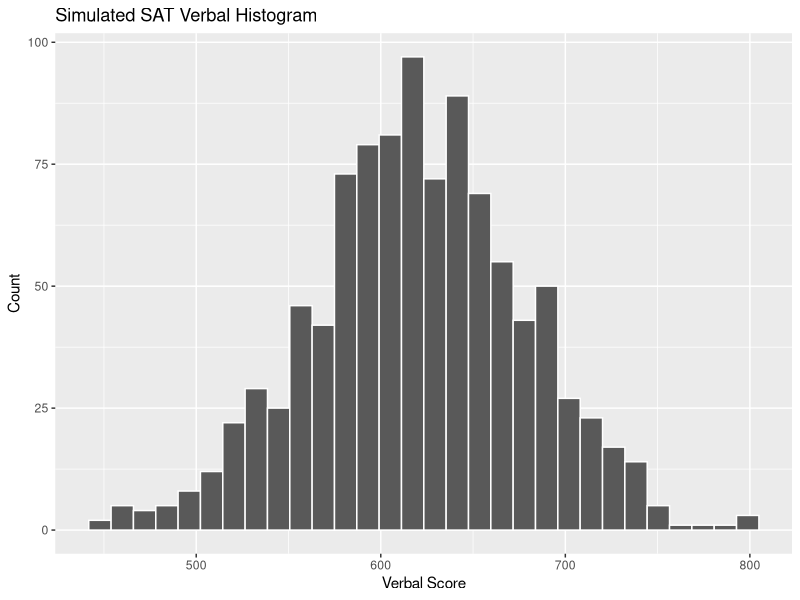
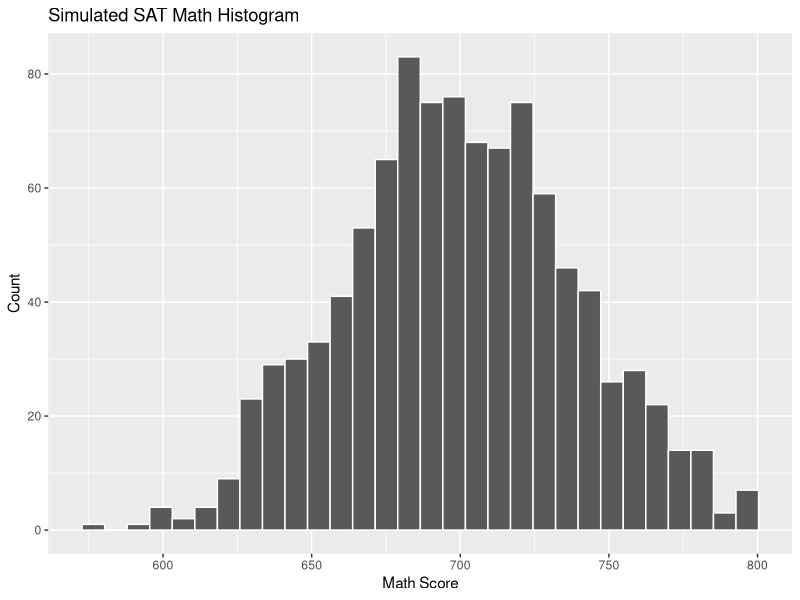
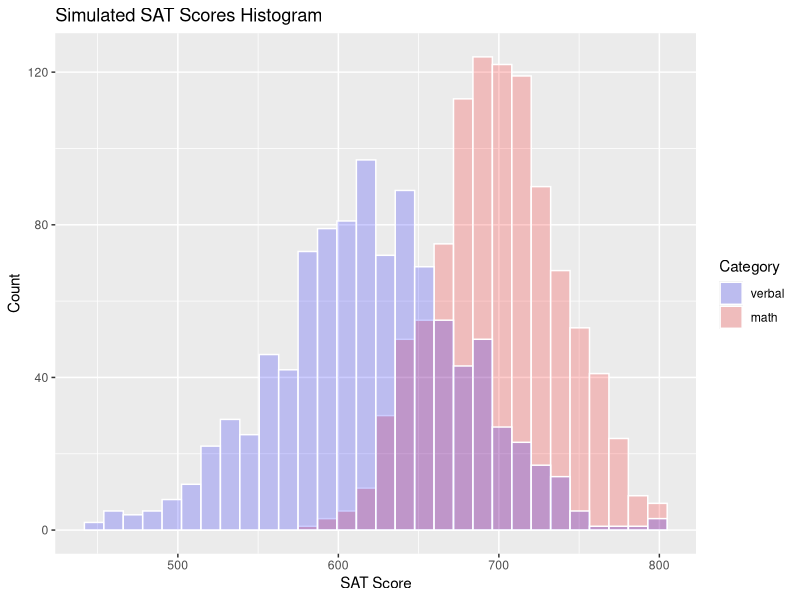
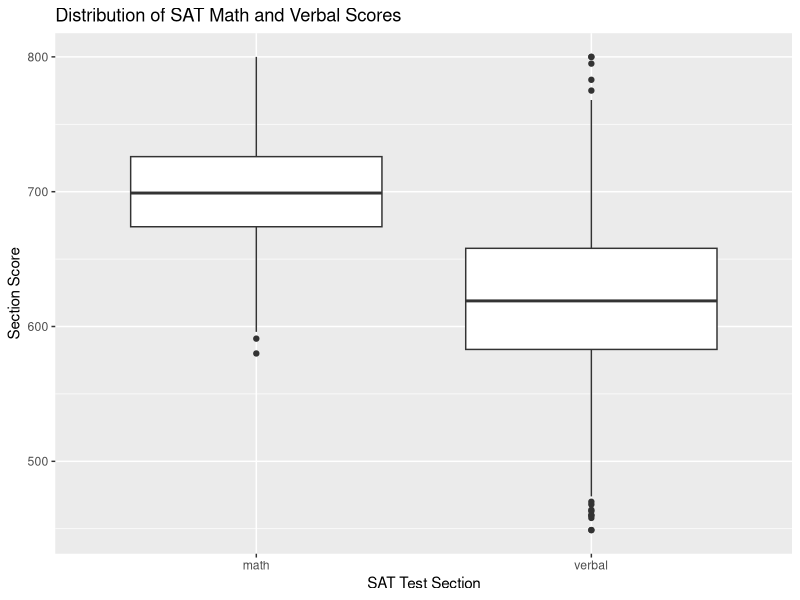
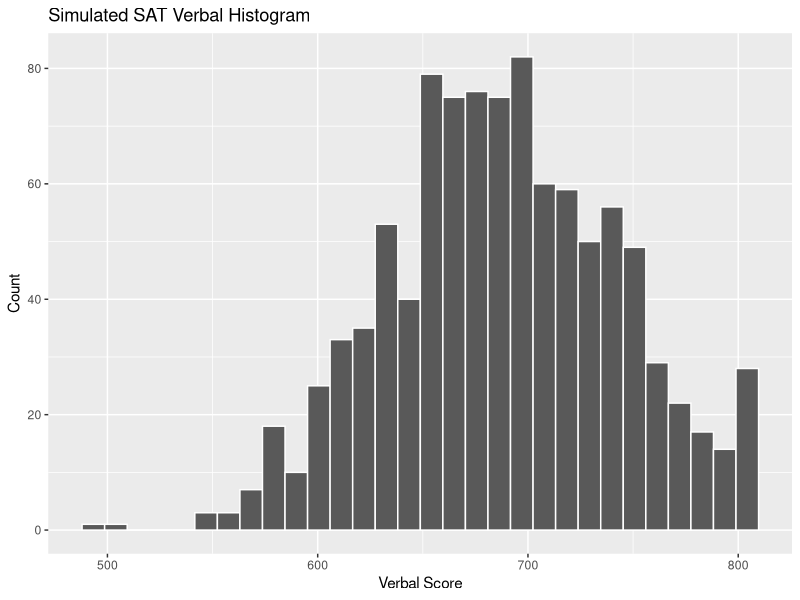
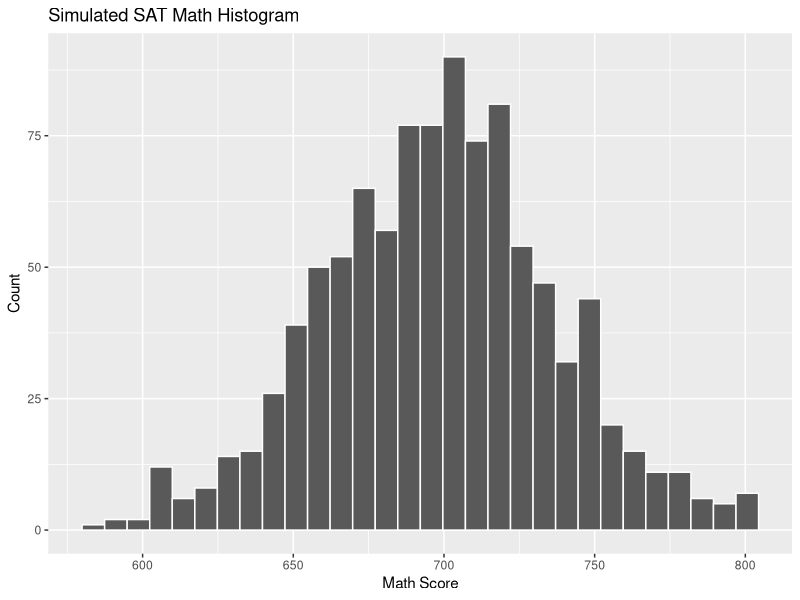
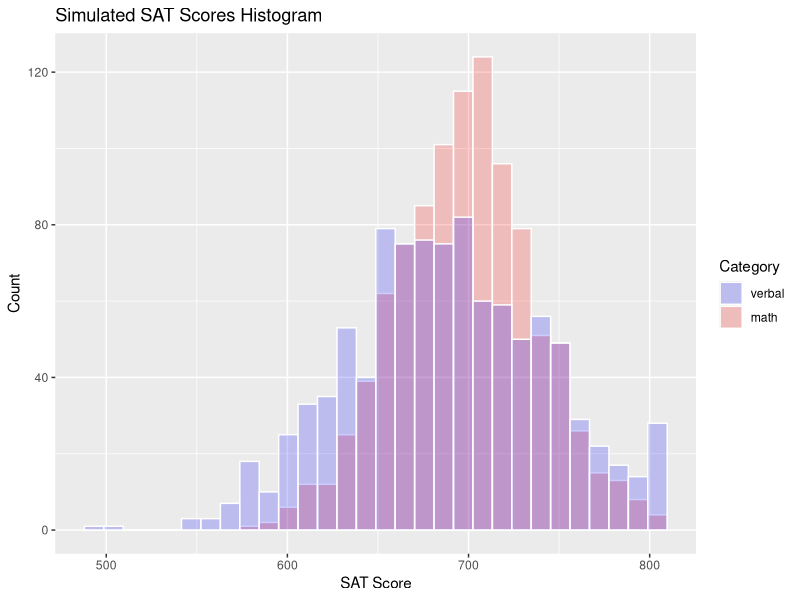
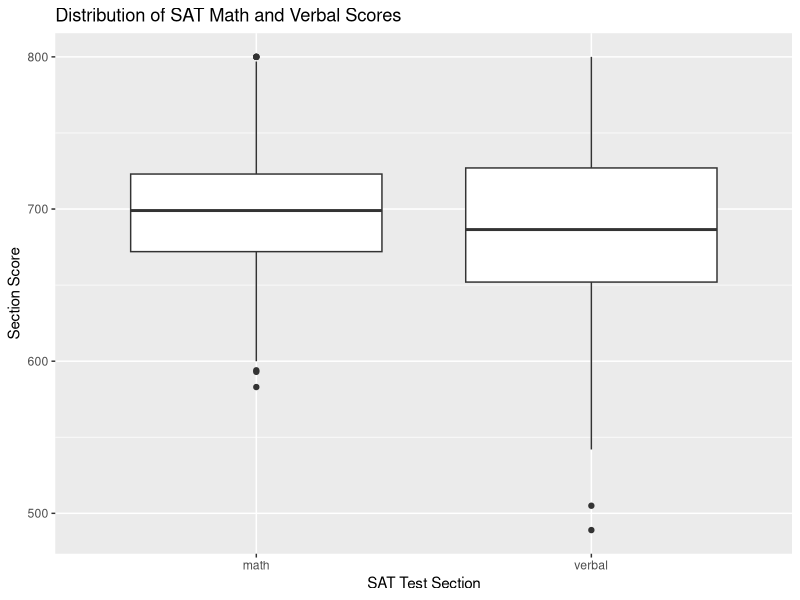

Write R code to recreate these figures, in order.
## ---- chunk 1
knitr::opts_chunk$set(echo = TRUE)

library(tidyverse)
library(broom)
## ---- chunk 2
samp_size <- 1000

student_id <- seq(samp_size)
sat_verbal <- round(rnorm(n = samp_size, mean = 620, sd = 55), 0)
sat_math <- round(rnorm(n = samp_size, mean = 700, sd = 40), 0)

sat_verbal_capped <- modify(.x = sat_verbal, .f = ~ min(800, .x))
sat_math_capped <- modify(.x = sat_math, .f = ~min(800, .x))

sat_df <- tibble(id = student_id,
                 verbal = sat_verbal_capped,
                 math = sat_math_capped)

## ---- chunk 3

sat_df %>% ggplot(aes(x = verbal)) +
  geom_histogram(color = "white") +
  labs(title = "Simulated SAT Verbal Histogram",
       x = "Verbal Score",
       y = "Count")

## ---- chunk 4


sat_df %>% ggplot(aes(x = math)) +
  geom_histogram(color = "white") +
  labs(title = "Simulated SAT Math Histogram",
       x = "Math Score",
       y = "Count")

## ---- chunk 5
sat_df %>% ggplot() +
  geom_histogram(aes(x = math, fill = "red"), color = "white", alpha = 0.2) +
  labs(title = "Simulated SAT Scores Histogram",
       x = "SAT Score",
       y = "Count") +
  geom_histogram(aes(x = verbal, fill = "blue"), color = "white", alpha = 0.2) +
  scale_fill_manual(name = "Category", values = c("blue", "red"), labels = c("verbal", "math"))

## ---- chunk 6
sat_df %>% 
  pivot_longer(cols = c("verbal", "math"), 
               names_to = "variable",
               values_to = "score") %>% 
  ggplot(aes(x = variable, y = score)) +
  geom_boxplot() +
  labs(x = "SAT Test Section",
       y = "Section Score",
       title = "Distribution of SAT Math and Verbal Scores")


## ---- chunk 7
sat_t_test <- t.test(sat_df$verbal, sat_df$math, paired = TRUE) # don't forget to add: paired = TRUE
# now look at the results
sat_t_test

## ---- chunk 8

(t <- sat_t_test$statistic[[1]]) # wrapping this in parentheses prints out the value of t at the same time that it stores the value of t

(df <- sat_t_test$parameter[[1]])

(r <- sqrt(t^2/(t^2 + df)))
round(r,3)
r^2
## ---- chunk 9
samp_size <- 1000

student_id_2 <- seq(samp_size)
sat_verbal_2 <- round(rnorm(n = samp_size, mean = 690, sd = 55), 0)
sat_math_2 <- round(rnorm(n = samp_size, mean = 700, sd = 40), 0)

# let's cap the simulated scores at 800
sat_verbal_2_capped <- modify(.x = sat_verbal_2, .f = ~ min(800, .x))
sat_math_2_capped <- modify(.x = sat_math_2, .f = ~min(800, .x))


sat_df_2 <- tibble(id = student_id,
                 verbal = sat_verbal_2_capped,
                 math = sat_math_2_capped)
## ---- chunk 10
sat_df_2 %>% ggplot(aes(x = verbal)) +
  geom_histogram(color = "white") +
  labs(title = "Simulated SAT Verbal Histogram",
       x = "Verbal Score",
       y = "Count")
## ---- chunk 11

sat_df_2 %>% ggplot(aes(x = math)) +
  geom_histogram(color = "white") +
  labs(title = "Simulated SAT Math Histogram",
       x = "Math Score",
       y = "Count")

## ---- chunk 12
sat_df_2 %>% ggplot() +
  geom_histogram(aes(x = math, fill = "red"), color = "white", alpha = 0.2) +
  labs(title = "Simulated SAT Scores Histogram",
       x = "SAT Score",
       y = "Count") +
  geom_histogram(aes(x = verbal, fill = "blue"), color = "white", alpha = 0.2) +
  scale_fill_manual(name = "Category", values = c("blue", "red"), labels = c("verbal", "math"))

## ---- chunk 13
sat_df_2 %>% 
  pivot_longer(cols = c("verbal", "math"), 
               names_to = "variable",
               values_to = "score") %>% 
  ggplot(aes(x = variable, y = score)) +
  geom_boxplot() +
  labs(x = "SAT Test Section",
       y = "Section Score",
       title = "Distribution of SAT Math and Verbal Scores")

## ---- chunk 14
sat_t_test_2 <- t.test(sat_df_2$verbal, sat_df_2$math, paired = TRUE) # don't forget to add: paired = TRUE
# now look at the results
sat_t_test_2

## ---- chunk 15

(t <- sat_t_test_2$statistic[[1]]) # wrapping this in parentheses prints out the value of t at the same time that it stores the value of t

(df <- sat_t_test_2$parameter[[1]])

(r <- sqrt(t^2/(t^2 + df)))
round(r,3)
r^2
## ---- chunk 16
samp_size <- 25

student_id_3 <- seq(samp_size)
sat_verbal_3 <- round(rnorm(n = samp_size, mean = 690, sd = 55), 0)
sat_math_3 <- round(rnorm(n = samp_size, mean = 700, sd = 40), 0)

# cap the scores at 800
sat_verbal_3_capped <- modify(.x = sat_verbal_3, .f = ~ min(800, .x))
sat_math_3_capped <- modify(.x = sat_math_3, .f = ~min(800, .x))



sat_df_3 <- tibble(id = student_id_3,
                 verbal = sat_verbal_3_capped,
                 math = sat_math_3_capped)
## ---- chunk 17
sat_df_3 %>% ggplot(aes(x = verbal)) +
  geom_histogram(color = "white") +
  labs(title = "Simulated SAT Verbal Histogram",
       x = "Verbal Score",
       y = "Count")
## ---- chunk 18
sat_df_3 %>% ggplot(aes(x = math)) +
  geom_histogram(color = "white") +
  labs(title = "Simulated SAT Math Histogram",
       x = "Math Score",
       y = "Count")


## ---- chunk 19
sat_df_3 %>% ggplot() +
  geom_histogram(aes(x = math, fill = "red"), color = "white", alpha = 0.2) +
  labs(title = "Simulated SAT Scores Histogram",
       x = "SAT Score",
       y = "Count") +
  geom_histogram(aes(x = verbal, fill = "blue"), color = "white", alpha = 0.2) +
  scale_fill_manual(name = "Category", values = c("blue", "red"), labels = c("verbal", "math"))

## ---- chunk 20
sat_df_3 %>% 
  pivot_longer(cols = c("verbal", "math"), 
               names_to = "variable",
               values_to = "score") %>% 
  ggplot(aes(x = variable, y = score)) +
  geom_boxplot() +
  labs(x = "SAT Test Section",
       y = "Section Score",
       title = "Distribution of SAT Math and Verbal Scores")

## ---- chunk 21
sat_t_test_3 <- t.test(sat_df_3$verbal, sat_df_3$math, paired = TRUE) # don't forget to add: paired = TRUE
# now look at the results
sat_t_test_3

## ---- chunk 22

(t <- sat_t_test_3$statistic[[1]]) # wrapping this in parentheses prints out the value of t at the same time that it stores the value of t

(df <- sat_t_test_3$parameter[[1]])

(r <- sqrt(t^2/(t^2 + df)))
round(r,3)
r^2
## ---- chunk 23
samp_size <- 25

student_id_4 <- seq(samp_size)
sat_verbal_4 <- round(rnorm(n = samp_size, mean = 620, sd = 55), 0)
sat_math_4 <- round(rnorm(n = samp_size, mean = 700, sd = 40), 0)

#cap the scores at 800
sat_verbal_4_capped <- modify(.x = sat_verbal_4, .f = ~ min(800, .x))
sat_math_4_capped <- modify(.x = sat_math_4, .f = ~min(800, .x))


sat_df_4 <- tibble(id = student_id_4,
                   verbal = sat_verbal_4_capped,
                   math = sat_math_4_capped)
## ---- chunk 24
# visualize the distributions of scores
sat_df_4 %>% ggplot(aes(x = verbal)) +
  geom_histogram(color = "white") +
  labs(title = "Simulated SAT Verbal Histogram",
       x = "Verbal Score",
       y = "Count")
## ---- chunk 25
sat_df_4 %>% ggplot(aes(x = math)) +
  geom_histogram(color = "white") +
  labs(title = "Simulated SAT Math Histogram",
       x = "Math Score",
       y = "Count")

## ---- chunk 26
sat_df_4 %>% ggplot() +
  geom_histogram(aes(x = math, fill = "red"), color = "white", alpha = 0.2) +
  labs(title = "Simulated SAT Scores Histogram",
       x = "SAT Score",
       y = "Count") +
  geom_histogram(aes(x = verbal, fill = "blue"), color = "white", alpha = 0.2) +
  scale_fill_manual(name = "Category", values = c("blue", "red"), labels = c("verbal", "math"))

## ---- chunk 27

sat_df_4 %>% 
  pivot_longer(cols = c("verbal", "math"), 
               names_to = "variable",
               values_to = "score") %>% 
  ggplot(aes(x = variable, y = score)) +
  geom_boxplot() +
  labs(x = "SAT Test Section",
       y = "Section Score",
       title = "Distribution of SAT Math and Verbal Scores")

## ---- chunk 28
sat_t_test_4 <- t.test(sat_df_4$math, sat_df_4$verbal, paired = TRUE) # don't forget to add: paired = TRUE
# now look at the results
sat_t_test_4
## ---- chunk 29

(t <- sat_t_test_4$statistic[[1]]) # wrapping this in parentheses prints out the value of t at the same time that it stores the value of t

(df <- sat_t_test_4$parameter[[1]])

(r <- sqrt(t^2/(t^2 + df)))
round(r,3)
r^2
